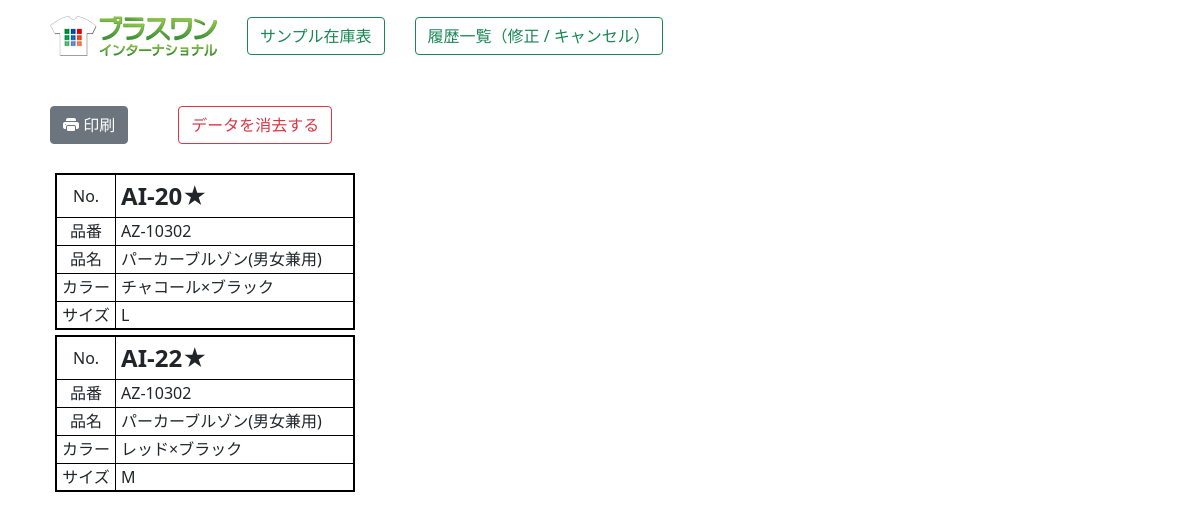
The page /zaiko2/label_print/ on the database as committed earlier.
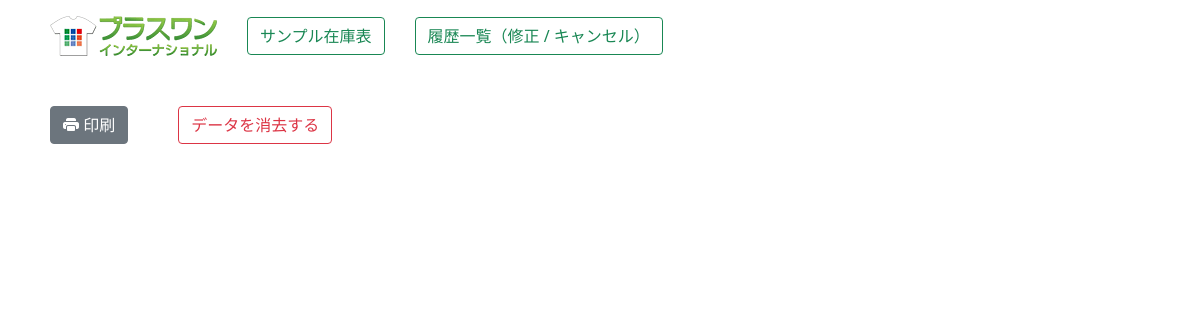
The same page on the database as committed later.
### zaiko/models.py (models this page shows, shortened)
class Label(models.Model):
    sample_num=models.CharField("サンプルNo",max_length=20)
    shouhin_num=models.CharField("商品番号",max_length=20)
    shouhin_name=models.CharField("商品名",max_length=255)
    color=models.CharField("カラー",max_length=255)
    size=models.CharField("サイズ",max_length=20)

### zaiko2/views.py (the view)
# urls.py: path('label_print/', label_print, name="label_print"),
def label_print(request):
    items=Label.objects.all()
    if items.count() > 16:
        items1=items[:8]
        items2=items[7:16]
        items3=items[15:]
        params={"items1":items1,"items2":items2,"items3":items3,"col":3}
    elif items.count() >8:
        items1=items[:8]
        items2=items[8:16]
        params={"items1":items1,"items2":items2,"col":2}
    else:
        items1=items[:8]
        params={"items1":items1,"col":1}
    kanri=0
    if request.user.username == "p1masao":
        kanri=1
    params["kanri"]=kanri
    return render(request,"zaiko2/label.html",params)

### zaiko2/templates/zaiko2/label.html (shortened to what this page needs)
{% load static %}
<!DOCTYPE html>
<html lang="ja">
<head>
    <link rel="stylesheet" href="{% static 'main.css' %}">
    <link href="https://cdn.jsdelivr.net/npm/bootstrap@5.0.2/dist/css/bootstrap.min.css" rel="stylesheet">
    <link rel="stylesheet" href="https://cdn.jsdelivr.net/npm/bootstrap-icons@1.8.0/font/bootstrap-icons.css">
</head>
<body>
    <div class="container mt-3 mb-5">
        <div style="margin: 0 auto; justify-content: center; width: 1100px;">
            {% include "zaiko/menu.html" with kanri=kanri %}
            <div class="flex2" style="margin-top: 50px;">
                <div><button type="button" class="btn btn-secondary" id="print"><i class="bi bi-printer-fill"></i> 印刷</button></div>
                <div style="margin-left: 50px;">
                    <a href="{% url 'zaiko2:label_del' %}">
                        <button type="button" class="btn btn-outline-danger" onclick="return confirm('本当に消去しますか？')" >データを消去する</button>
                    </a>
                </div>
            </div>
            <div class="flex_print mt-4">
                <div>
                    <div style="width:310px; display: inline;">
                        {% for i in items1 %}
                        <table style="width:300px;margin: 5px;border: #000000 2px solid;">
                            <tr><td style="width: 20%; height: 43px; text-align: center;">No.</td><td style="width: 80%;font-weight: bold;font-size: 1.5em;padding-left: 5px;">{{i.sample_num}}</td></tr>
                            <tr><td style="height: 28px;text-align: center;">品番</td><td style="padding-left: 5px;">{{i.shouhin_num}}</td></tr>
                            <tr><td style="height: 28px;text-align: center;">品名</td><td style="padding-left: 5px;">{{i.shouhin_name}}</td></tr>
                            <tr><td style="height: 28px;text-align: center;">カラー</td><td style="padding-left: 5px;">{{i.color}}</td></tr>
                            <tr><td style="height: 28px;text-align: center;;">サイズ</td><td style="padding-left: 5px;">{{i.size}}</td></tr>
                        </table>
                        {% endfor %}
                    </div>
                </div>
            </div>
        </div>
    </div>
</body>
</html>

### zaiko/templates/zaiko/menu.html (shortened to what this page needs)
{% load static %}
<div class="menu">
    <div>
        <a href="https://www.p1-intl.com/" target="_blank"><img src="{% static 'logo.webp' %}"></a>
    </div>
    <div style="margin-left: 30px;">
        <a href="{% url 'zaiko:index' %}"><button type="button" class="btn btn-outline-success">サンプル在庫表</button></a>
    </div>
    <div style="margin-left: 30px;">
        <a href="{% url 'zaiko:irai_rireki' %}"><button type="button" class="btn btn-outline-success">履歴一覧（修正 / キャンセル）</button></a>
    </div>
</div>

### zaiko/static/main.css (style rules this page uses)
.flex2,.menu { display: flex; flex-wrap: wrap; align-items: center; }
.menu { width: 1100px; margin: 0 auto; }

Rows that differ between the two databases and show on the page:
removed Label: sample_num "AI-20★", shouhin_num "AZ-10302", shouhin_name "パーカーブルゾン(男女兼用)", color "チャコール×ブラック", size "L"
removed Label: sample_num "AI-22★", shouhin_num "AZ-10302", shouhin_name "パーカーブルゾン(男女兼用)", color "レッド×ブラック", size "M"
